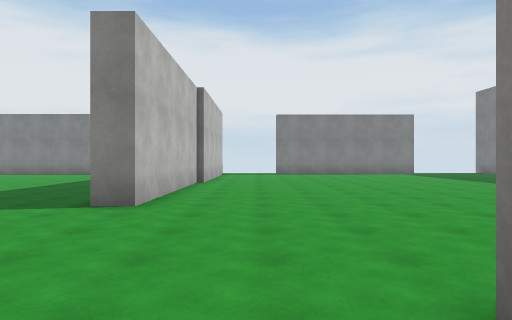
view 1 (above)

23 first-person views from a walk through a Unity game level. The camera is 1.5 m above the floor, looks level and sees 75° across. The floor is counted in squares, 2 m on a side. Each view is taken from the middle of a square. On the plan, view 1 faces up. The plan holds only what a view shows up to about 11 squares ahead; the rest is blank. The place goes on beyond the plan. The player is left out. Door leaves are left out, so doorways stand open. Surface patterns are stand-ins for the level's own textures.

view 2
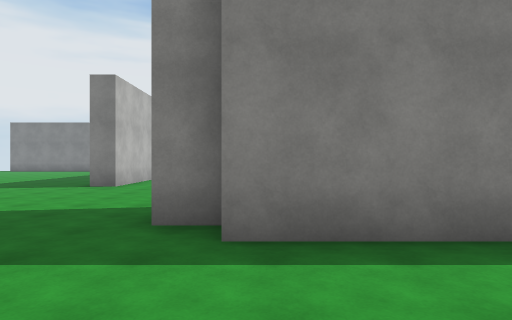

view 3
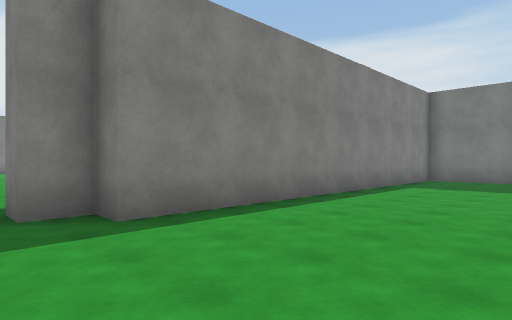

view 4
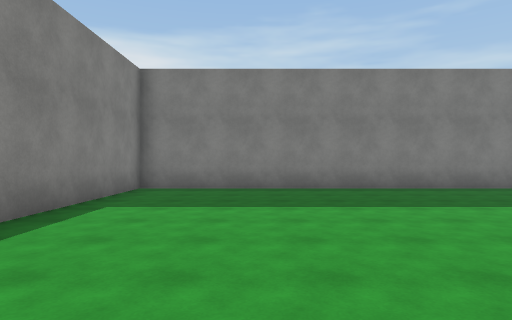

view 5
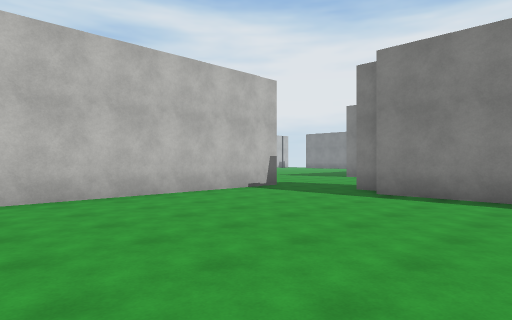

view 6
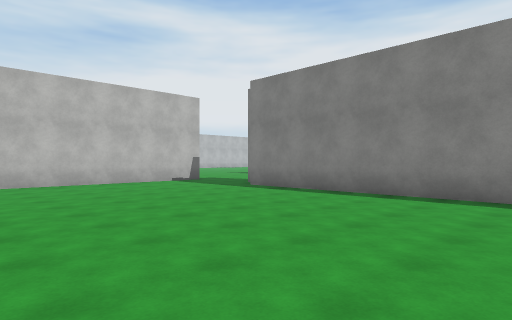

view 7
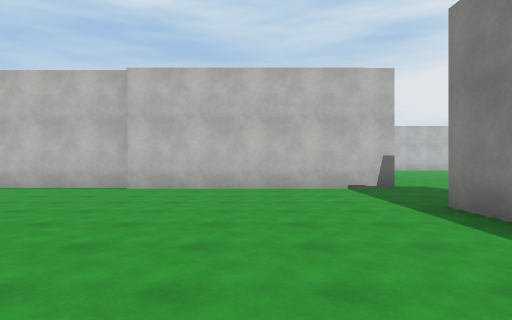

view 8
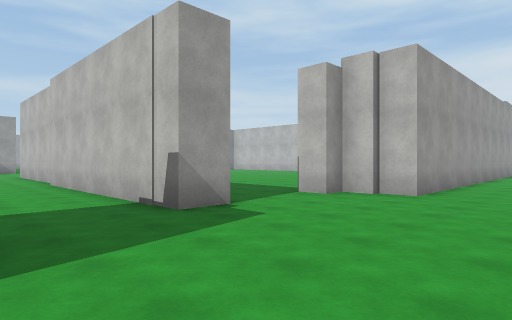

view 9
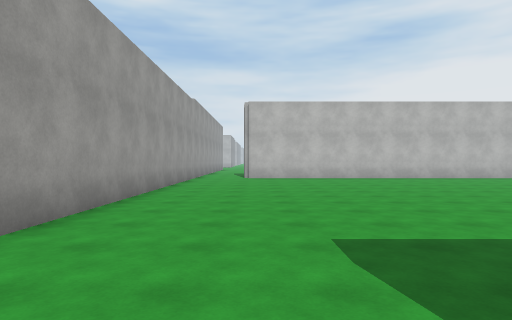

view 10
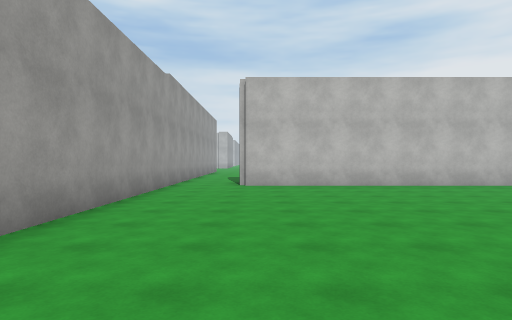

view 11
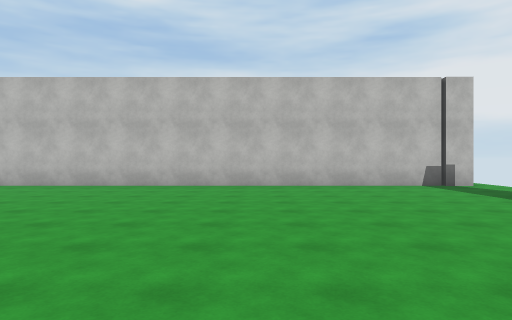

view 12
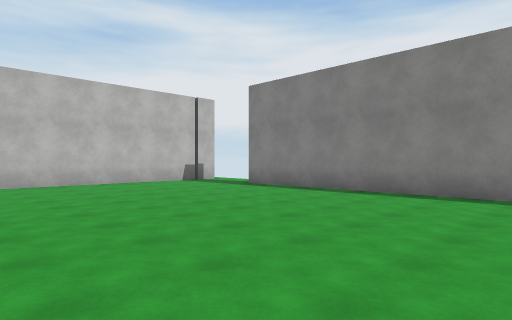

view 13
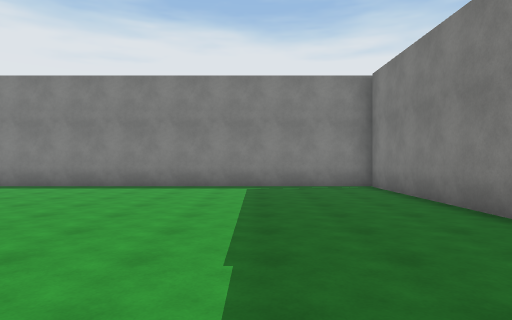

view 14
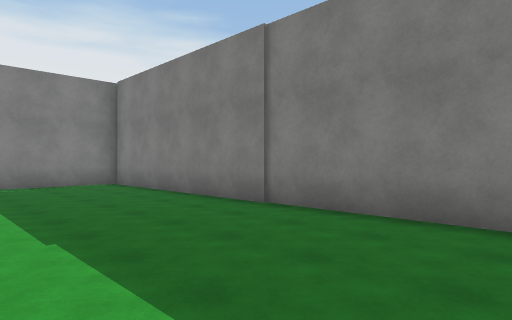

view 15
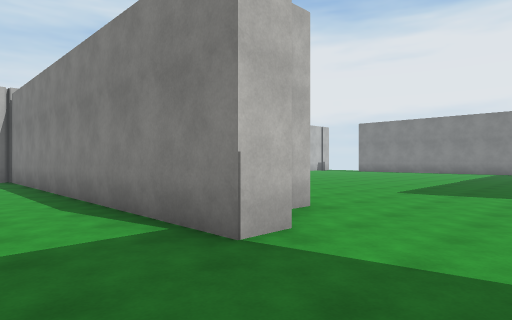

view 16
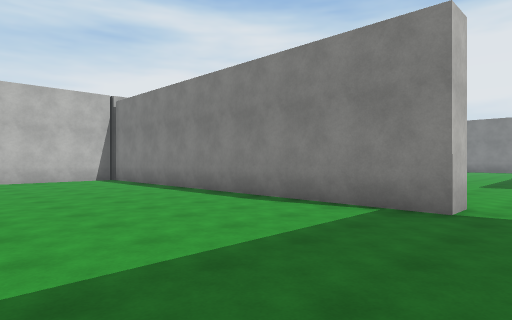

view 17
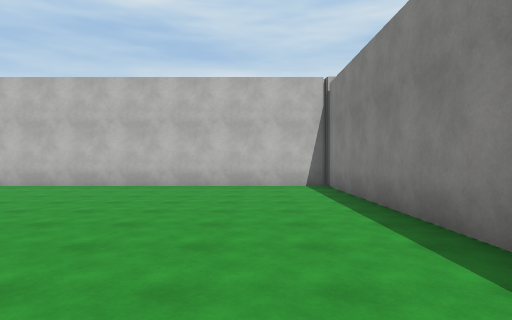

view 18
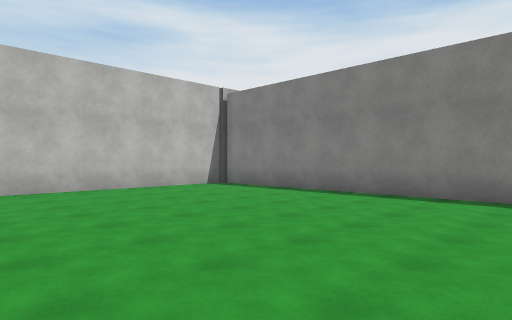

view 19
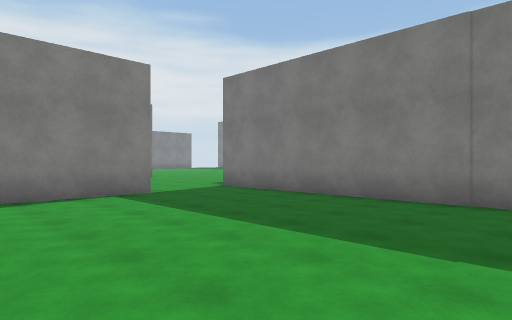

view 20
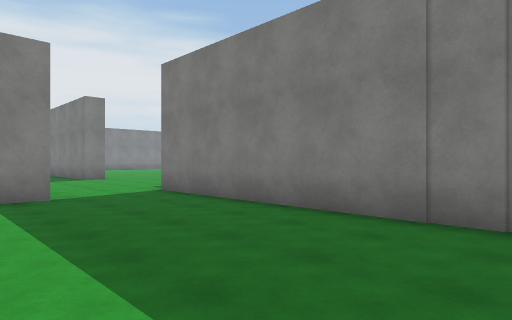

view 21
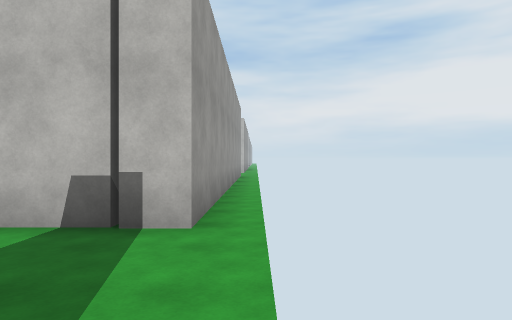

view 22
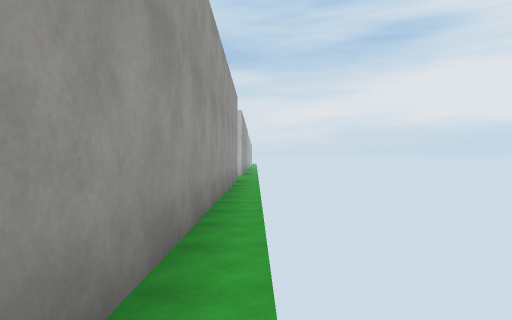

view 23
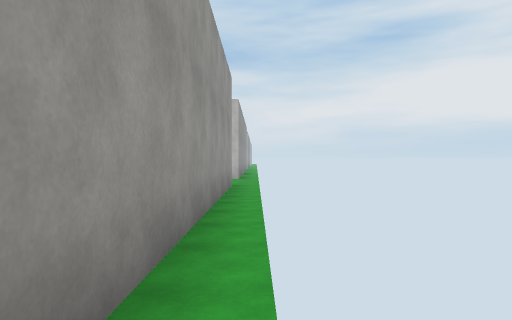

### Floor plan
Points are (right, up) in squares from view 1. A wall is a line through its corners. A room is listed if a view was taken in it or the views show most of it. See-through windows are left out.
Room 1 (views 1, 2, 3, 4, 5, 6, 7)
walls: (-1.9, -7.4) (-1.9, -8.5); (-1.7, -0.4) (-1.7, -7.4); (12.8, -8.5) (12.8, -0.9) (1.7, -0.9) (1.7, -0.2) (0.8, -0.2) (0.8, 0.6)
ways out: opening at (-0.5, -0.5) to room 3
Room 2 (views 8, 21)
walls: (-1.9, 11) (-1.9, 5.4)
ways out: opening at (-13, 19) to room 3; opening at (0, 4) to room 3
Room 3 (views 9, 10, 11, 12, 13, 14, 15, 16, 17, 18, 19, 20, 22, 23)
walls: (-6, 0.8) (-6, -0.1) (-5.3, -0.1) (-5.3, -0.9) (-16.7, -0.9) (-16.7, -8.5); (-2.7, 7.5) (-2.7, 17.2); (-16.5, 1.5) (-6.2, 1.5) (-6.2, 0.6); (-1.9, 5.4) (-2.8, 5.4); (-2.6, 17.5) (-13.9, 17.5); (-2.7, -7.5) (-2.7, -0.4) (-1.7, -0.4); (-28.6, 18.3) (-16.7, 18.3) (-16.7, 3.6)
ways out: opening at (-0.5, -0.5) to room 1; opening at (-13, 19) to room 2; opening at (0, 4) to room 2; opening at (-29, 18); opening at (-17.5, 2.5)

Positions as (right, up) in squares from view 1, and headings:
1: (0, 0), facing up
2: (2, -4), facing up
3: (0, -5), facing up-right
4: (4, -4), facing right
5: (5, -8), facing up-left
6: (9, -8), facing up-left
7: (7, -4), facing left
8: (1, 4), facing down-left
9: (-3, 4), facing left
10: (-7, 4), facing left
11: (-7, 12), facing left
12: (-6, 10), facing up-left
13: (-6, 8), facing up
14: (-7, 7), facing up-right
15: (-3, -3), facing up-left
16: (-4, -6), facing up-left
17: (-7, -3), facing left
18: (-8, -8), facing up-left
19: (-9, -8), facing up-right
20: (-7, -8), facing up-right
21: (-13, 19), facing left
22: (-16, 19), facing left
23: (-19, 19), facing left
